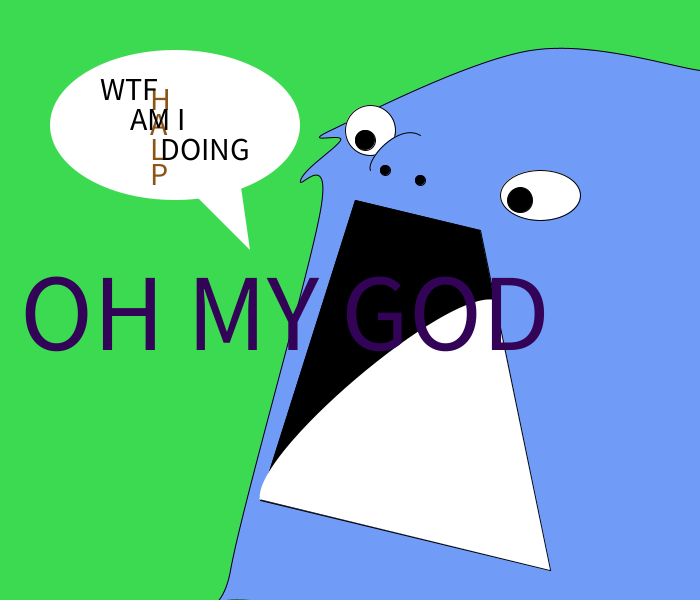
Frame 1 (no input)
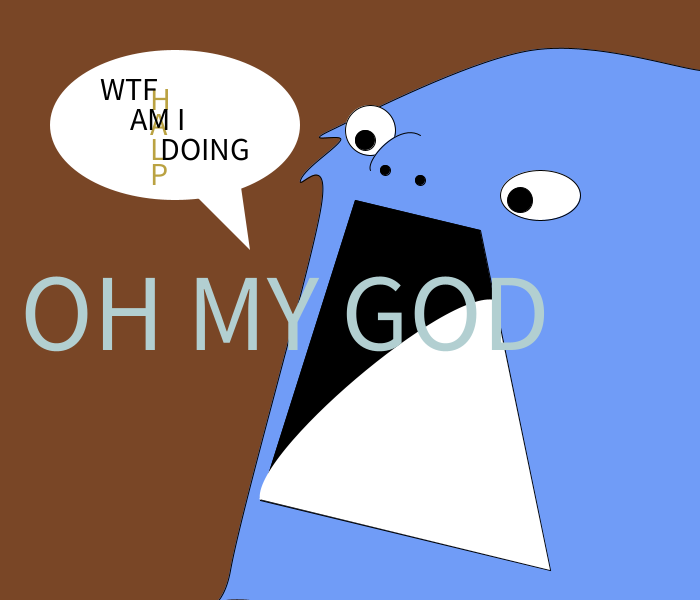
Frame 60 (the mouse pressed at the canvas centre just before this capture)
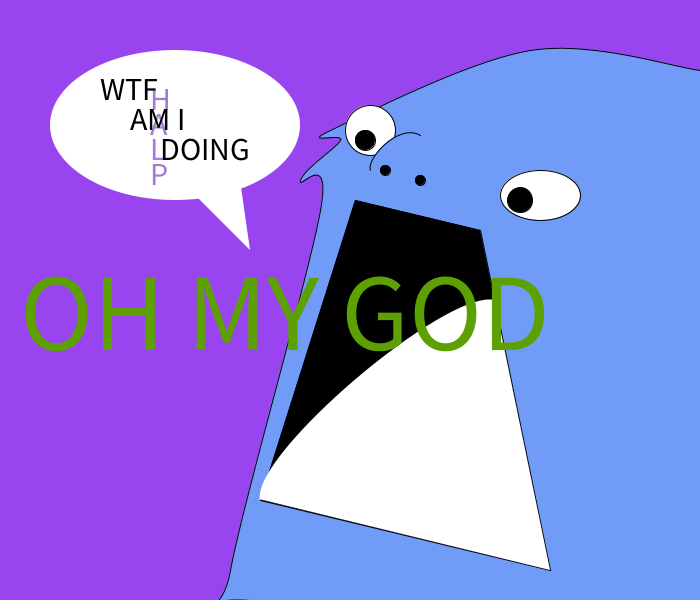
Frame 120 (the mouse held since frame 60 and released just before this capture)

The Processing sketch that drew these frames (run headless with seeded random() and noise(); from frame 60 on, the mouse is pressed at the canvas centre):

// Processing sketch: processing_108657
// ── processing_108657.pde

void setup() {
size(700, 600);
background(random(0, 255),random(0, 255),random(0, 255));
}

void draw() {
//background(0, 0, 0);
background(random(0, 255),random(0, 255),random(0, 255)); 


//head
//curve(400, 600, 330, 130, 700, 70, 550, 400);
fill(112, 156, 247);
stroke(0);
beginShape();
curveVertex(700, 70);
curveVertex(700, 70);
curveVertex(530, 50);
curveVertex(330, 130);
curveVertex(340, 140);
curveVertex(300, 180);
curveVertex(320, 210);
curveVertex(230, 570);
curveVertex(250, 600);
curveVertex(700, 600);
curveVertex(700, 600);
endShape();

//left eye
fill(255, 255, 255);
ellipseMode(CENTER);
ellipse(370, 130, 50, 50);
fill(0, 0, 0);
ellipseMode(CENTER);
ellipse(365, 140, 20, 20);

//right eye
fill(255, 255, 255);
ellipseMode(CORNERS);
ellipse(500, 170, 580, 220);
//ellipse(550, 200, 70, 70);
fill(0, 0, 0);
ellipseMode(CENTER);
ellipse(520, 200, 25, 25);

//nose
fill(112, 156, 247);
curve(500, 250, 420, 135, 370, 170, 450, 200);
fill(0, 0, 0);
ellipse(385, 170, 10, 10);
ellipse(420, 180, 10, 10);

//mouth
quad(355, 200, 260, 500, 550, 570, 480, 230);
fill(255, 255, 255);

noStroke();
random(255);
fill(255, 255, 255);
curve(550, 570, 260, 500, 495, 300, 550, 570);
triangle(259, 499, 494, 299, 550, 570);

//word bubble
ellipseMode(CORNERS);
ellipse(50, 50, 300, 200);
triangle(190, 190, 240, 180, 250, 250);
textSize(32);
textLeading(25);
fill(random(0, 255),random(0, 255),random(0, 255));
text("H\nA\nL\nP", 150, 110);

textSize(32);
fill(0);
text("WTF", 100, 100);
text("AM I", 130, 130);
text("DOING", 160, 160);

textSize(110);
fill(random(0, 255),random(0, 255),random(0, 255));
text("OH MY GOD", 20, 350);



}
